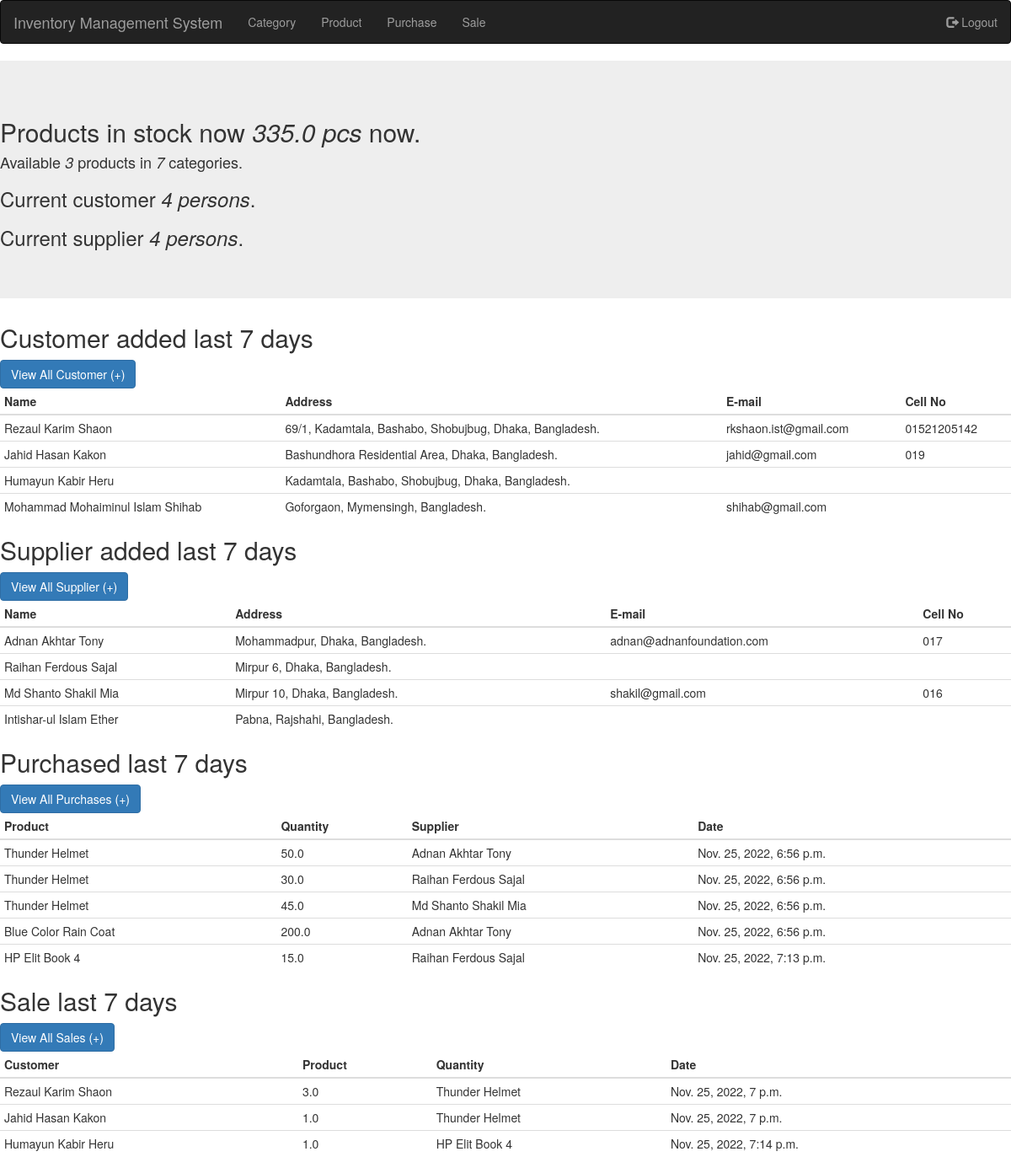
Page / (signed in) on the earlier database version.
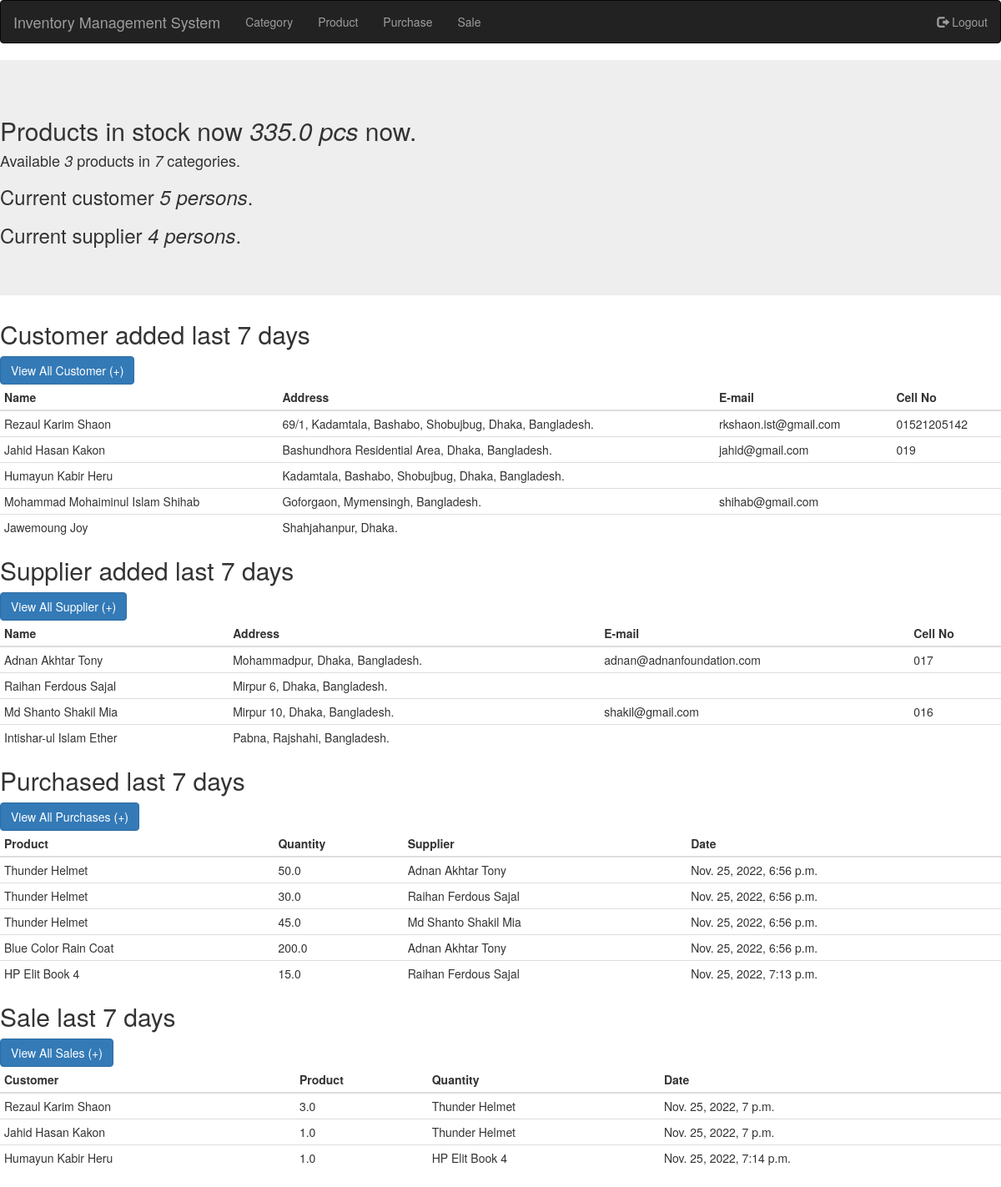
Same page on the later database version.
### ims_user/models.py (models this page shows)
class Customer(models.Model):
    name = models.CharField(max_length=200, blank=False, null=False)
    address = models.TextField(blank=True, null=True)
    email = models.EmailField(blank=True, null=True)
    cell = models.CharField(max_length=500, null=True, blank=True)
    is_deleted = models.BooleanField(default=False)
    added_date_time = models.DateTimeField(auto_now_add=True)
    def __str__(self):
        return self.name

class Supplier(models.Model):
    name = models.CharField(max_length=200, blank=False, null=False)
    address = models.TextField(blank=True, null=True)
    email = models.EmailField(blank=True, null=True)
    cell = models.CharField(max_length=500, null=True, blank=True)
    is_deleted = models.BooleanField(default=False)
    added_date_time = models.DateTimeField(auto_now_add=True)
    def __str__(self):
        return self.name

### ims_inventory/models.py (models this page shows, shortened)
class Purchase(models.Model):
    quantity = models.FloatField(default=0.0, blank=False, null=False)
    product = models.ForeignKey('ims_product.Product', on_delete=models.CASCADE)
    supplier = models.ForeignKey('ims_user.Supplier', on_delete=models.CASCADE)
    added_date_time = models.DateTimeField(auto_now_add=True)

class Sale(models.Model):
    inventory = models.ForeignKey(Inventory, on_delete=models.CASCADE)
    quantity = models.FloatField(default=0.0, blank=False, null=False)
    customer = models.ForeignKey('ims_user.Customer', on_delete=models.CASCADE)
    added_date_time = models.DateTimeField(auto_now_add=True)

class Inventory(models.Model):
    product = models.ForeignKey('ims_product.Product', on_delete=models.CASCADE)
    quantity = models.FloatField(default=0.0, blank=False, null=False)

### ims_product/models.py (models this page shows)
class Product(models.Model):
    name = models.CharField(max_length=200, null=False, blank=False)
    image = models.ImageField(upload_to='product', null=True, blank=True)
    category = models.ForeignKey(Category, on_delete=models.CASCADE)
    is_deleted = models.BooleanField(default=False)
    added_date_time = models.DateTimeField(auto_now_add=True)
    def __str__(self):
        return self.name

### ims_inventory/views.py (the view)
# urls.py: path('', inventory_view.index, name='index'),
@login_required(login_url='login')
def index(request):
    inventories = Inventory.objects.all().order_by('-quantity')
    total_inventory_products_count = Inventory.objects.all().aggregate(Sum('quantity'))
    total_categories = Category.objects.filter(is_deleted=False).count()
    total_products = Product.objects.filter(is_deleted=False).count()
    total_customers = Customer.objects.filter(is_deleted=False).count()
    total_suppliers = Supplier.objects.filter(is_deleted=False).count()
    customers = Customer.objects.filter(is_deleted=False, added_date_time__gte=datetime.datetime.now()-datetime.timedelta(days=7))
    suppliers = Supplier.objects.filter(is_deleted=False, added_date_time__gte=datetime.datetime.now()-datetime.timedelta(days=7))
    purchases = Purchase.objects.filter(added_date_time__gte=datetime.datetime.now()-datetime.timedelta(days=7))
    sales = Sale.objects.filter(added_date_time__gte=datetime.datetime.now()-datetime.timedelta(days=7))
    context = {
        'inventories': inventories,
        'total_inventory_products_count': total_inventory_products_count['quantity__sum'],
        'total_categories': total_categories,
        'total_products': total_products,
        'total_customers': total_customers,
        'total_suppliers': total_suppliers,
        'customers': customers,
        'suppliers': suppliers,
        'purchases': purchases,
        'sales': sales,
    }
    return render(request, 'index.html', context)

### templates/index.html
{% load static %}
{% include 'base.html' %}
{% block body %}
<div class="jumbotron">
    <h2>Products in stock now <i>{{total_inventory_products_count}} pcs</i> now.</h2>
    <h4>Available <i>{{ total_products }}</i> products in <i>{{ total_categories }}</i> categories.</h4>
    <h3>Current customer <i>{{ total_customers }} persons</i>.</h3>
    <h3>Current supplier <i>{{ total_suppliers }} persons</i>.</h3>
</div>
<h2>Customer added last 7 days</h2>
<a class="btn btn-primary" href="{% url 'customer_list' %}">View All Customer (+)</a>
<table class="table table-condensed">
    <thead>
        <tr>
            <th>Name</th>
            <th>Address</th>
            <th>E-mail</th>
            <th>Cell No</th>
        </tr>
    </thead>
    <tbody>
        {% for customer in customers %}
        <tr>
            <td>{{ customer.name }}</td>
            <td>{{ customer.address }}</td>
            <td>{{ customer.email }}</td>
            <td>{{ customer.cell }}</td>
        </tr>
        {% endfor %}
    </tbody>
</table>
<h2>Supplier added last 7 days</h2>
<a class="btn btn-primary" href="{% url 'supplier_list' %}">View All Supplier (+)</a>
<table class="table table-condensed">
    <thead>
        <tr>
            <th>Name</th>
            <th>Address</th>
            <th>E-mail</th>
            <th>Cell No</th>
        </tr>
    </thead>
    <tbody>
        {% for supplier in suppliers %}
        <tr>
            <td>{{ supplier.name }}</td>
            <td>{{ supplier.address }}</td>
            <td>{{ supplier.email }}</td>
            <td>{{ supplier.cell }}</td>
        </tr>
        {% endfor %}
    </tbody>
</table>
<h2>Purchased last 7 days</h2>
<a class="btn btn-primary" href="{% url 'purchase_list' %}">View All Purchases (+)</a>
<table class="table table-condensed">
    <thead>
        <tr>
            <th>Product</th>
            <th>Quantity</th>
            <th>Supplier</th>
            <th>Date</th>
        </tr>
    </thead>
    <tbody>
        {% for purchase in purchases %}
        <tr>
            <td>{{ purchase.product }}</td>
            <td>{{ purchase.quantity }}</td>
            <td>{{ purchase.supplier }}</td>
            <td>{{ purchase.added_date_time }}</td>
        </tr>
        {% endfor %}
    </tbody>
</table>
<h2>Sale last 7 days</h2>
<a class="btn btn-primary" href="{% url 'sale_list' %}">View All Sales (+)</a>
<table class="table table-condensed">
    <thead>
        <tr>
            <th>Customer</th>
            <th>Product</th>
            <th>Quantity</th>
            <th>Date</th>
        </tr>
    </thead>
    <tbody>
        {% for sale in sales %}
        <tr>
            <td>{{ sale.customer }}</td>
            <td>{{ sale.quantity }}</td>
            <td>{{ sale.inventory.product.name }}</td>
            <td>{{ sale.added_date_time }}</td>
        </tr>
        {% endfor %}
    </tbody>
</table>
{% endblock %}

### templates/base.html (shortened to what this page needs)
{% load static %}
<!DOCTYPE html>
<html>
    <head>
        <link rel="stylesheet" href="https://maxcdn.bootstrapcdn.com/bootstrap/3.4.1/css/bootstrap.min.css">
    </head>
    <body>
        <nav class="navbar navbar-inverse">
            <div class="container-fluid">
                <div class="navbar-header">
                    <a class="navbar-brand" href="{% url 'index' %}">Inventory Management System</a>
                </div>
                {% if user.is_authenticated %}
                    <ul class="nav navbar-nav">
                        <li><a href="{% url 'category_list' %}">Category</a></li>
                        <li><a href="{% url 'product_list' %}">Product</a></li>
                        <li><a href="{% url 'purchase_list' %}">Purchase</a></li>
                        <li><a href="{% url 'sale_list' %}">Sale</a></li>
                    </ul>
                    <ul class="nav navbar-nav navbar-right">
                        <li><a href="{% url 'logout' %}"><span class="glyphicon glyphicon-log-out"></span> Logout</a></li>
                    </ul>
                {% endif %}
            </div>
        </nav>
    </body>
</html>

Differences in the rows shown:
added Customer: name "Jawemoung Joy", address "Shahjahanpur, Dhaka."
Other differences:
{{ total_customers }}: "4" → "5"
